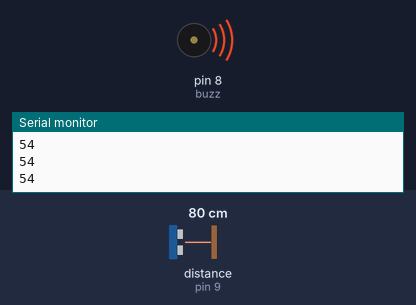
The sketch below on a simulated Arduino Uno, built with avr-gcc and run on an emulated ATmega328P. Shown: buzzer (waves = sounding, pin HIGH), the last lines printed to the serial monitor. Wiring (inferred from the names in the program): ultrasonic range finder: trigger pin 10; echo pin 9. The inputs (shaded band) are chosen by the test bench; at power-on: distance to the obstacle (sensor on pin 9) 80 cm. The echo pulse lasts 58.3 µs per cm; pins used as bus, display or sensor lines are not drawn.

Above: at 0.91 s.
1.3 s: distance to the obstacle (sensor on pin 9) set to 14 cm
4.3 s: distance to the obstacle (sensor on pin 9) set to 11 cm
At 4.3 s:
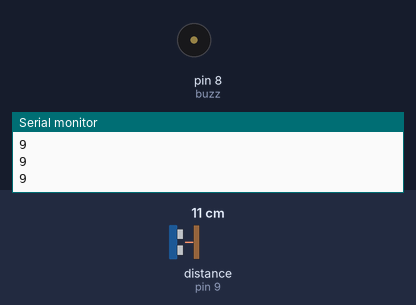
5.8 s: distance to the obstacle (sensor on pin 9) set to 18 cm
At 5.94 s:
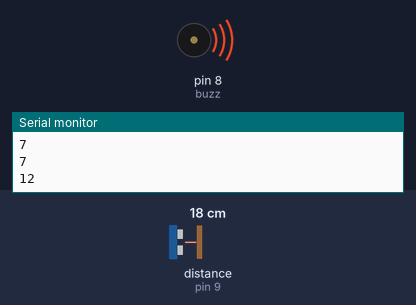
8.8 s: distance to the obstacle (sensor on pin 9) set to 2 cm
At 9.4 s:
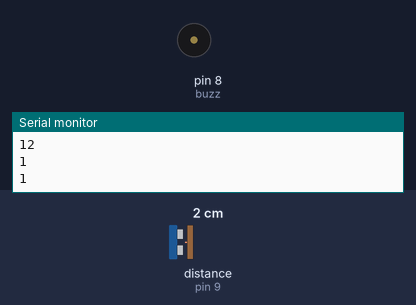
Timing chart, 0 to 11.3 s (numbered marks = the images above; inputs shaded):
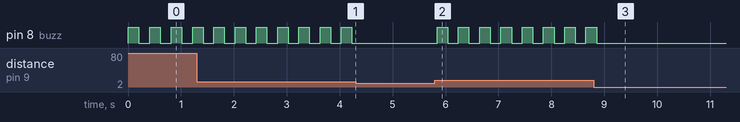

The sketch:

Ultra_sonic_sensor_posture_corection_science_fair.ino
```cpp
int trig =10;
int echo =9;
int buzz = 8;
int t;
long distance;
void setup() {
  pinMode(trig, OUTPUT);
  pinMode(echo, INPUT);
  pinMode(buzz, OUTPUT);
  Serial.begin(9600);
}

void loop() {
  digitalWrite(trig, HIGH);
  delayMicroseconds(10);
  digitalWrite(trig, LOW);
  t = pulseIn(echo,HIGH);
  distance=(0.0234*t)/2;
  Serial.println(distance);
  if (distance > 7)
  {
    digitalWrite(buzz, HIGH);
    delay(200);
    digitalWrite(buzz,LOW);
    delay(200);
  }
  else
  {
    digitalWrite(buzz,LOW);
    delay(200);
  }
}
```

Measured:
- the behaviour switches between 13 and 12 cm on distance to the obstacle (sensor on pin 9) (found by bisection; images 0 and 1)
- after the input at 4.3 s, pin 8 (buzz): stops changing and stays LOW
- after the input at 5.8 s, pin 8 (buzz): alternates HIGH for 0.20 s and LOW for 0.20 s, starting at once
- after the input at 8.8 s, pin 8 (buzz): goes on until 8.9 s, then stays LOW
- by itself, pin 8 (buzz): alternates HIGH for 0.20 s and LOW for 0.20 s
